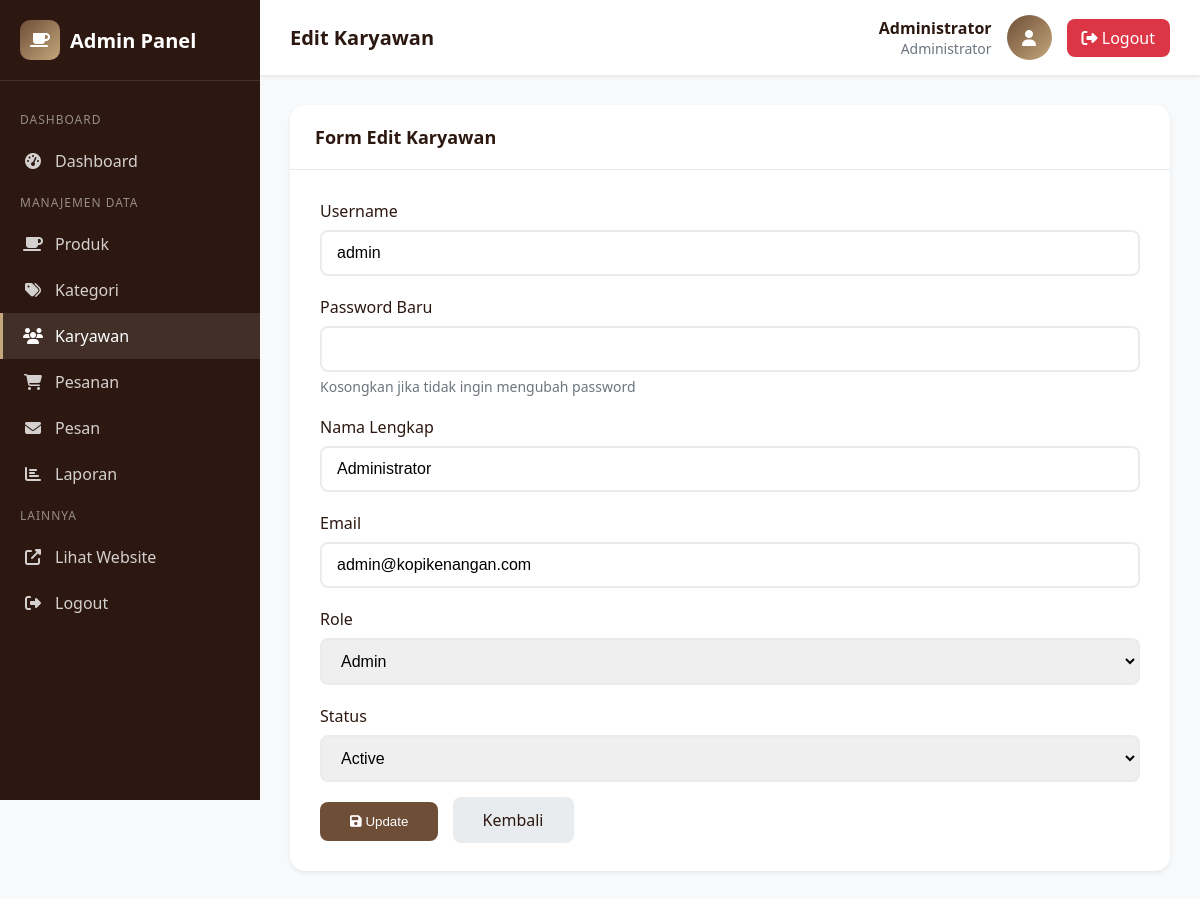
/admin/users/edit.php?id=1 (signed in), run on the app's committed database.
### tables this page shows
CREATE TABLE IF NOT EXISTS users (
    id INT PRIMARY KEY AUTO_INCREMENT,
    username VARCHAR(50) NOT NULL UNIQUE,
    password VARCHAR(255) NOT NULL,
    nama_lengkap VARCHAR(100) NOT NULL,
    email VARCHAR(100) NOT NULL,
    role ENUM('admin', 'kasir', 'pengelola') DEFAULT 'kasir',
    status ENUM('active', 'inactive') DEFAULT 'active',
    created_at TIMESTAMP DEFAULT CURRENT_TIMESTAMP
);

### config/functions.php (called while the page is built, shortened)
<?php
require_once 'database.php';
function getUserById($id)
{
    global $conn;
    $stmt = $conn->prepare("SELECT * FROM users WHERE id = ?");
    $stmt->bind_param("i", $id);
    $stmt->execute();
    return $stmt->get_result()->fetch_assoc();
}

### admin/users/edit.php (the view, shortened to what this page needs)
<?php
require_once '../../config/functions.php';
$id = isset($_GET['id']) ? (int)$_GET['id'] : 0;
$user = getUserById($id);
?>
<!DOCTYPE html>
<html lang="id">
<head>
    <link rel="stylesheet" href="https://cdnjs.cloudflare.com/ajax/libs/font-awesome/6.4.0/css/all.min.css">
</head>
<body>
    <aside class="sidebar">
        <div class="sidebar-brand">
            <div class="logo-icon"><i class="fas fa-coffee"></i></div>
            <span>Admin Panel</span>
        </div>
        <nav class="sidebar-menu">
            <div class="menu-section">Dashboard</div>
            <a href="../index.php" class="menu-item"><i class="fas fa-tachometer-alt"></i><span>Dashboard</span></a>
            <div class="menu-section">Manajemen Data</div>
            <a href="../products/index.php" class="menu-item"><i class="fas fa-coffee"></i><span>Produk</span></a>
            <a href="../categories/index.php" class="menu-item"><i class="fas fa-tags"></i><span>Kategori</span></a>
            <a href="index.php" class="menu-item active"><i class="fas fa-users"></i><span>Karyawan</span></a>
            <a href="../orders/index.php" class="menu-item"><i class="fas fa-shopping-cart"></i><span>Pesanan</span></a>
            <a href="../messages/index.php" class="menu-item"><i class="fas fa-envelope"></i><span>Pesan</span></a>
            <a href="../reports/index.php" class="menu-item"><i class="fas fa-chart-bar"></i><span>Laporan</span></a>
            <div class="menu-section">Lainnya</div>
            <a href="../../index.php" class="menu-item" target="_blank"><i class="fas fa-external-link-alt"></i><span>Lihat Website</span></a>
            <a href="../logout.php" class="menu-item"><i class="fas fa-sign-out-alt"></i><span>Logout</span></a>
        </nav>
    </aside>
    <main class="main-content">
        <header class="admin-header">
            <h1 class="header-title">Edit Karyawan</h1>
            <div class="header-user">
                <div class="user-info">
                    <div class="user-name"><?= $_SESSION['admin_nama'] ?></div>
                    <div class="user-role">Administrator</div>
                </div>
                <div class="user-avatar"><i class="fas fa-user"></i></div>
                <a href="../logout.php" class="btn-logout"><i class="fas fa-sign-out-alt"></i> Logout</a>
            </div>
        </header>
        <div class="content">
            <div class="card">
                <div class="card-header">
                    <h2 class="card-title">Form Edit Karyawan</h2>
                </div>
                <div class="card-body">
                    <form method="POST">
                        <div class="form-group">
                            <label for="username">Username</label>
                            <input type="text" id="username" name="username" value="<?= $user['username'] ?>" required>
                        </div>
                        <div class="form-group">
                            <label for="password">Password Baru</label>
                            <input type="password" id="password" name="password">
                            <p class="hint">Kosongkan jika tidak ingin mengubah password</p>
                        </div>
                        <div class="form-group">
                            <label for="nama_lengkap">Nama Lengkap</label>
                            <input type="text" id="nama_lengkap" name="nama_lengkap" value="<?= $user['nama_lengkap'] ?>" required>
                        </div>
                        <div class="form-group">
                            <label for="email">Email</label>
                            <input type="email" id="email" name="email" value="<?= $user['email'] ?>" required>
                        </div>
                        <div class="form-group">
                            <label for="role">Role</label>
                            <select id="role" name="role" required>
                                <option value="admin" <?= $user['role'] == 'admin' ? 'selected' : '' ?>>Admin</option>
                            </select>
                        </div>
                        <div class="form-group">
                            <label for="status">Status</label>
                            <select id="status" name="status" required>
                                <option value="active" <?= $user['status'] == 'active' ? 'selected' : '' ?>>Active</option>
                            </select>
                        </div>
                        <button type="submit" class="btn-submit"><i class="fas fa-save"></i> Update</button>
                        <a href="index.php" class="btn-back">Kembali</a>
                    </form>
                </div>
            </div>
        </div>
    </main>
</body>
</html>

### admin/users/edit.php (style rules this page uses)
:root { --primary: #6F4E37; --primary-dark: #5D4037; --secondary: #C4A77D; --dark: #2C1810; --white: #ffffff; --gray-100: #f8f9fa; --gray-200: #e9ecef; --gray-600: #6c757d; --danger: #dc3545; --shadow: 0 0.125rem 0.25rem rgba(0, 0, 0, 0.075); }
* { margin: 0; padding: 0; box-sizing: border-box; }
body { font-family: 'Segoe UI', sans-serif; background: var(--gray-100); min-height: 100vh; }
.sidebar { position: fixed; top: 0; left: 0; width: 260px; height: 100vh; background: var(--dark); color: var(--white); z-index: 100; }
.sidebar-brand { padding: 20px; display: flex; align-items: center; gap: 10px; border-bottom: 1px solid rgba(255,255,255,0.1); }
.sidebar-brand .logo-icon { width: 40px; height: 40px; background: linear-gradient(135deg, var(--primary), var(--secondary)); border-radius: 10px; display: flex; align-items: center; justify-content: center; }
.sidebar-brand span { font-size: 1.25rem; font-weight: 700; }
.sidebar-menu { padding: 20px 0; }
.menu-section { padding: 10px 20px; font-size: 0.75rem; text-transform: uppercase; color: rgba(255,255,255,0.5); letter-spacing: 1px; }
.menu-item { padding: 12px 20px; display: flex; align-items: center; gap: 12px; color: rgba(255,255,255,0.8); text-decoration: none; transition: all 0.3s; border-left: 3px solid transparent; }
.menu-item:hover, .menu-item.active { background: rgba(255,255,255,0.1); color: var(--white); border-left-color: var(--secondary); }
.menu-item i { width: 20px; text-align: center; }
.main-content { margin-left: 260px; min-height: 100vh; }
.admin-header { background: var(--white); padding: 15px 30px; display: flex; justify-content: space-between; align-items: center; box-shadow: var(--shadow); position: sticky; top: 0; z-index: 50; }
.header-title { font-size: 1.25rem; font-weight: 600; color: var(--dark); }
.header-user { display: flex; align-items: center; gap: 15px; }
.user-info { text-align: right; }
.user-name { font-weight: 600; color: var(--dark); }
.user-role { font-size: 0.875rem; color: var(--gray-600); }
.user-avatar { width: 45px; height: 45px; background: linear-gradient(135deg, var(--primary), var(--secondary)); border-radius: 50%; display: flex; align-items: center; justify-content: center; color: var(--white); }
.btn-logout { padding: 8px 15px; background: var(--danger); color: var(--white); border: none; border-radius: 8px; cursor: pointer; text-decoration: none; }
.content { padding: 30px; }
.card { background: var(--white); border-radius: 15px; box-shadow: var(--shadow); overflow: hidden; }
.card-header { padding: 20px 25px; border-bottom: 1px solid var(--gray-200); }
.card-title { font-size: 1.125rem; font-weight: 600; color: var(--dark); }
.card-body { padding: 30px; }
.form-group { margin-bottom: 20px; }
.form-group label { display: block; margin-bottom: 8px; font-weight: 500; color: var(--dark); }
.form-group input, .form-group select { width: 100%; padding: 12px 15px; border: 2px solid var(--gray-200); border-radius: 8px; font-size: 1rem; }
.form-group .hint { font-size: 0.875rem; color: var(--gray-600); margin-top: 5px; }
.btn-submit { padding: 12px 30px; background: var(--primary); color: var(--white); border: none; border-radius: 8px; font-weight: 500; cursor: pointer; }
.btn-back { padding: 12px 30px; background: var(--gray-200); color: var(--dark); border: none; border-radius: 8px; font-weight: 500; cursor: pointer; text-decoration: none; margin-left: 10px; }

### data on the page
users: username "admin", nama_lengkap "Administrator", email "admin@kopikenangan.com", role "Admin", status "Active"

### other printed values
$_SESSION['admin_nama'] "Administrator"
